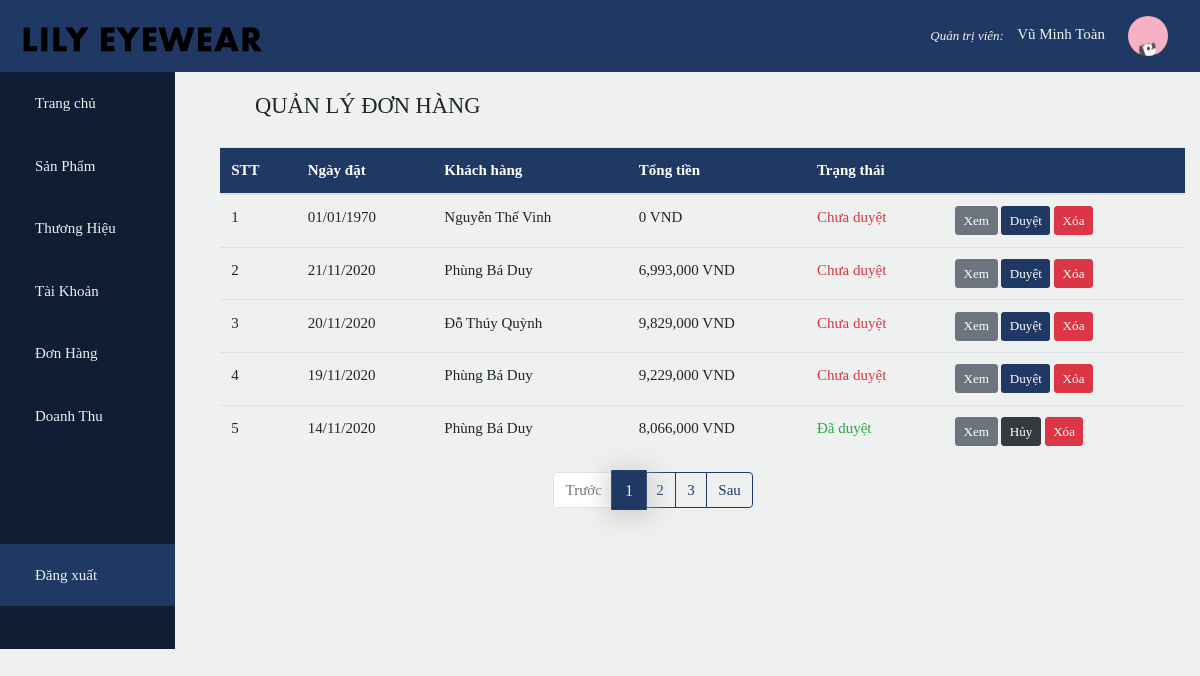
/admin/index.php?page=o&pg=1 (signed in), run on the app's committed database.
### tables this page shows
CREATE TABLE `account` (
  `id` int(11) NOT NULL,
  `name` varchar(50) DEFAULT NULL,
  `username` varchar(50) DEFAULT NULL,
  `password` varchar(50) DEFAULT NULL,
  `admin` bit(1) DEFAULT NULL,
  `phone` varchar(20) DEFAULT NULL,
  `address` varchar(255) DEFAULT NULL,
  `image` varchar(50) DEFAULT 'avatar.png'
);

CREATE TABLE `bills` (
  `id` int(10) UNSIGNED NOT NULL,
  `id_customer` int(11) DEFAULT NULL,
  `date_order` date DEFAULT NULL,
  `total` float DEFAULT NULL,
  `status` bit(1) DEFAULT b'0'
);

### admin/bills/bills.php (the view, shortened to what this page needs)
<?php
require_once('../db_config/db_connect.php');
$sql_qty = 'select count(id) as qty from bills';
$result_qty = mysqli_query($conn, $sql_qty);
$row = mysqli_fetch_array($result_qty);
$total_Product = $row['qty'];
$product_perPage = 5;
$total_Page = ceil($total_Product / $product_perPage);
if (isset($_GET['pg']))
    $current_Page = $_GET['pg'];
$index = ($current_Page - 1) * $product_perPage;
$sql = 'Select * from account join bills
            on account.id = bills.id_customer order by status,bills.id desc limit ' . $index . ', ' . $product_perPage . '';
$result = mysqli_query($conn, $sql);
?>
<div class="container detail">
    <div class="top">
        <h4 class="text-color"><i class="fas fa-box-open"></i>QUẢN LÝ ĐƠN HÀNG</h4>
    </div>
    <table class="table table-hover">
        <thead class="bg-color text-white">
            <tr>
                <th>STT</th>
                <th>Ngày đặt</th>
                <th>Khách hàng</th>
                <th>Tổng tiền</th>
                <th>Trạng thái</th>
                <th colspan="2"></th>
            </tr>
        </thead>
        <tbody>
            <?php
            $i = 1;
            while ($row = mysqli_fetch_array($result)) {
                echo '
                    <tr>
                        <td>' . $i++ . '</td>
                        <td>' . date('d/m/Y', strtotime($row['date_order'])) . '</td>
                        <td>' . $row['name'] . '</td>
                        <td>' . number_format($row['total']) . ' VND</td>';
                if ($row['status'] == 1)
                    echo '<td class="text-success">Đã duyệt</td>';
                else echo '<td class="text-danger">Chưa duyệt</td>';
                echo '
                        <td>
                            <a class="btn btn-sm btn-secondary" href="index.php?page=od&id=' . $row['id'] . '&pg=1">Xem</a>';
                if ($row['status'] == 1)
                    echo '<a class="btn btn-sm btn-dark ml-1" href="bills/checkstt.php?id=' . $row['id'] . '&stt=1">Hủy</a>';
                else echo '<a class="btn btn-sm btn-color ml-1" href="bills/checkstt.php?id=' . $row['id'] . '&stt=0">Duyệt</a>';
                echo '<a class="btn btn-sm btn-danger ml-1" href="bills/delete.php?id=' . $row['id'] . '">Xóa</a>
                        </td>
                    </tr>';
            }
            ?>
        </tbody>
    </table>
</div>
<ul class="pagination mx-auto" style="width: 30%">
    <?php
    if ($_GET['pg'] > 1)
        echo '
                <li class="page-item">
                    <a class="page-link" href="?page=o&pg=' . ($_GET['pg'] - 1) . '">Trước</a>
                </li>';
    else echo '
                <li class="page-item disabled">
                    <a class="page-link" href="#">Trước</a>
                </li>';
    for ($i = 1; $i <= $total_Page; $i++) {
        if ($i == $_GET['pg'])
            echo '
                <li class="page-item active">
                    <a class="page-link" href="?page=o&pg=' . $i . '">' . $i . '<span class="sr-only">(current)</span></a>
                </li>';
        else echo '<li class="page-item"><a class="page-link" href="?page=o&pg=' . $i . '">' . $i . '</a></li>';
    }
    if ($_GET['pg'] < $total_Page)
        echo '
                <li class="page-item">
                    <a class="page-link" href="?page=o&pg=' . ($_GET['pg'] + 1) . '">Sau</a>
                </li>';
    else echo '
                <li class="page-item disabled">
                    <a class="page-link" href="#">Sau</a>
                </li>';
    ?>
</ul>

### admin/style.css (style rules this page uses)
:root { --mainColor:#203864; --bgColor:#eff1f0; }
* { font-family: Bahnschrift Light; font-size: 15px; scroll-behavior: smooth; box-sizing: border-box; }
body { background-color: var(--bgColor); }
.page-item.active .page-link { color: var(--bgColor); background-color: var(--mainColor); border-color: var(--mainColor); -webkit-box-shadow: 0px 3px 21px 5px rgba(202, 201, 201, 0.81); box-shadow: 0px 3px 21px 5px rgba(202, 201, 201, 0.81); transform: scale(1.1,1.1); }
.page-link { background-color:var(--bgColor); color: var(--mainColor); border-color: var(--mainColor); }
.bg-color { background-color: var(--mainColor); }
.btn-color { color: white; background-color: var(--mainColor); }
.top { display: flex; padding: 20px; justify-content: space-between; }

### data on the page
account: bills.date_order "01/01/1970", name "Nguyễn Thế Vinh", bills.total "0", shows "Chưa duyệt"
account: bills.date_order "21/11/2020", name "Phùng Bá Duy", bills.total "6,993,000", shows "Chưa duyệt", bills.date_order "19/11/2020", bills.total "9,229,000", bills.date_order "14/11/2020", bills.total "8,066,000"
account: bills.date_order "20/11/2020", name "Đỗ Thúy Quỳnh", bills.total "9,829,000", shows "Chưa duyệt"

### other printed values
$_SESSION['adminName'] "Vũ Minh Toàn"
